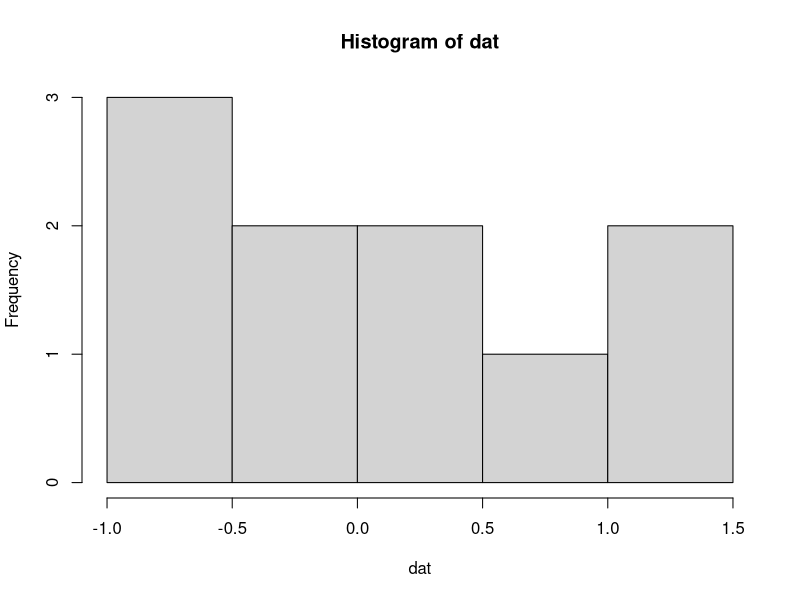
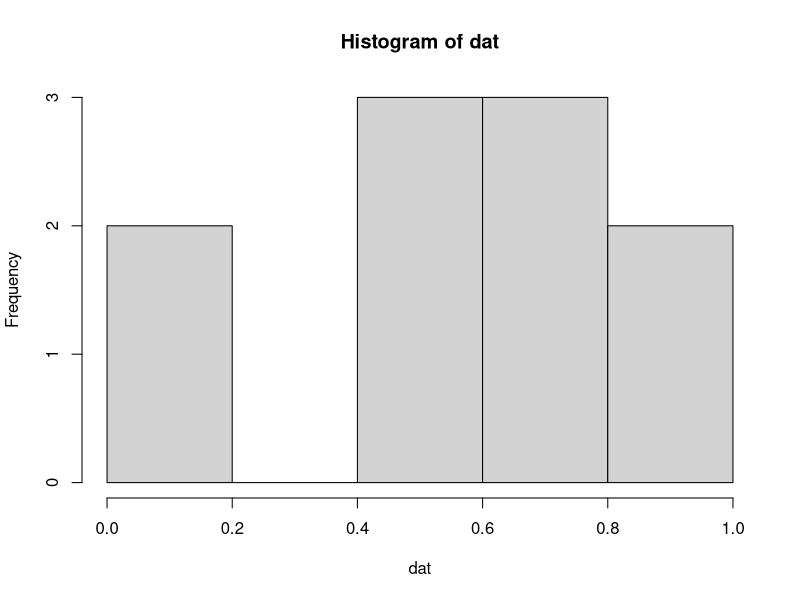
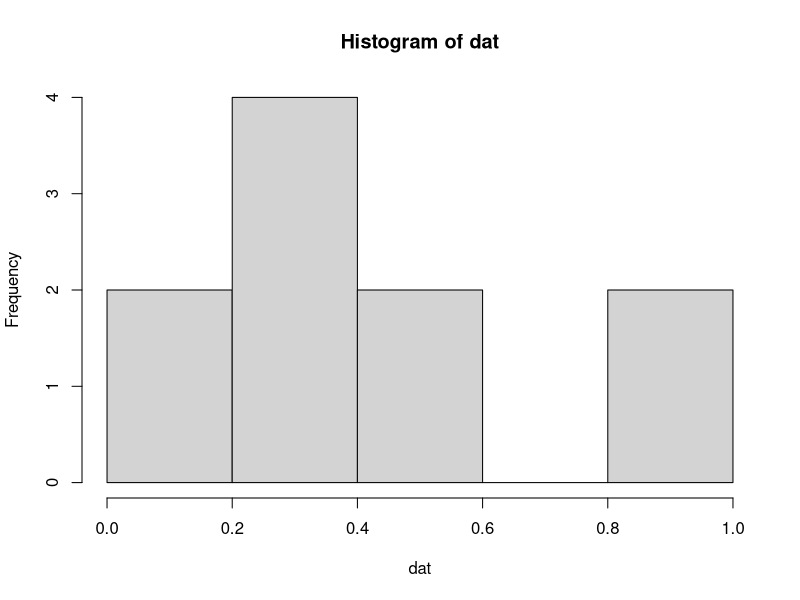

Generate these figures, in order, with R:
distribHist <- function(n, distrib) {
  arg <- match.arg(distrib, c("normal", "unif"))
  dat <- switch(arg, "normal" = rnorm(n), "unif" = runif(n))
  hist(dat)
}

distribHist(10, "n")
distribHist(10, "un")
distribHist(10, "unif")